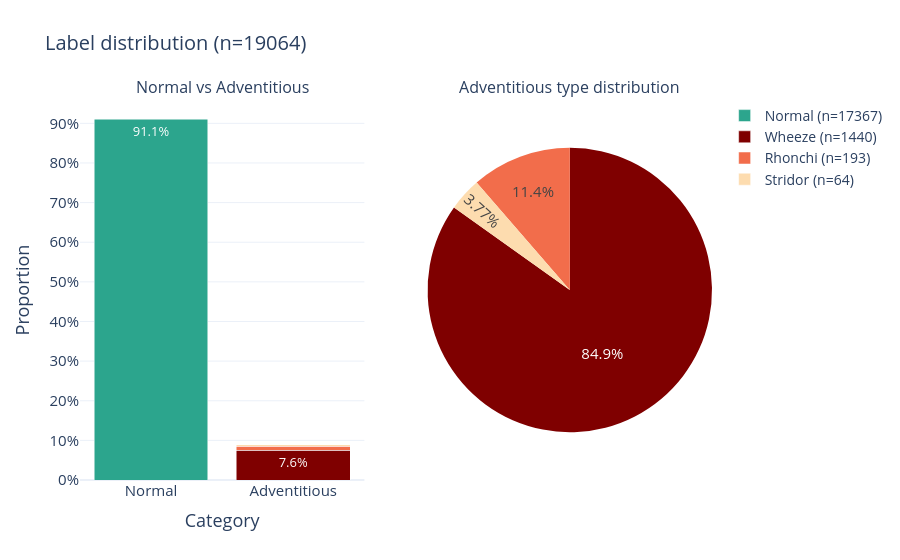

Source (notebook cell):
### Markdown cell above
### 3.2. Label distribution

### Code cell
# --- 1. Preparar datos ---
total_n = len(df)

counts = df.groupby(["category", "label"]).size().reset_index(name="count")
counts["proportion"] = counts["count"] / total_n

adv_counts = (
    df[df["label"] != "Normal"]["label"]
    .value_counts(normalize=True)
    .rename_axis("label")
    .reset_index(name="proportion")
)

adv_order = adv_counts.sort_values("proportion", ascending=False)["label"].tolist()
labels_order = ["Normal"] + adv_order

# --- 2. Paleta temática: verde-azulado para Normal, gradiente cálido (rojo->amarillo claro)
#     para adventicios, del más frecuente (más intenso) al menos frecuente (más claro) ---
n_adv = len(adv_order)
adv_colors = pc.sample_colorscale(
    "OrRd", [1 - 0.8 * (i / max(n_adv - 1, 1)) for i in range(n_adv)]
)
color_map = {"Normal": "#2CA58D"}
color_map.update({lab: c for lab, c in zip(adv_order, adv_colors)})

# --- 3. Crear figura ---
fig = make_subplots(
    rows=1, cols=2,
    subplot_titles=("Normal vs Adventitious", "Adventitious type distribution"),
    specs=[[{"type": "bar"}, {"type": "domain"}]],
)

# --- Subplot 1: barra apilada. Solo mostramos texto si el segmento es >= 4% ---
TEXT_THRESHOLD = 0.04
for lab in labels_order:
    sub = counts[counts["label"] == lab]
    if sub.empty:
        continue
    texts = sub["proportion"].map(lambda p: f"{p:.1%}" if p >= TEXT_THRESHOLD else "")
    fig.add_trace(
        go.Bar(
            x=sub["category"],
            y=sub["proportion"],
            name=f"{lab} (n={sub['count'].sum()})",
            marker_color=color_map[lab],
            legendgroup=lab,
            text=texts,
            textposition="inside",
            textfont=dict(size=13, color="white"),
            hovertemplate=f"{lab}: %{{y:.1%}}<extra></extra>",
        ),
        row=1, col=1
    )

# --- Subplot 2: pie, sin labels, solo % con posicionamiento automático (evita solapes) ---
fig.add_trace(
    go.Pie(
        labels=adv_counts["label"],
        values=adv_counts["proportion"],
        name="Adventitious",
        marker_colors=[color_map[lab] for lab in adv_counts["label"]],
        textinfo="percent",
        textposition="auto",
        showlegend=False,
        sort=False,  # respeta el orden de más a menos que ya trae adv_counts... 
    ),
    row=1, col=2
)
# aseguramos orden más->menos en el pie también
fig.data[-1].labels = adv_order
fig.data[-1].values = [adv_counts.set_index("label").loc[lab, "proportion"] for lab in adv_order]
fig.data[-1].marker.colors = [color_map[lab] for lab in adv_order]

# --- 4. Layout ---
fig.update_layout(
    template="plotly_white",
    barmode="stack",
    title_text=f"Label distribution (n={total_n})",
    showlegend=True,
    legend=dict(traceorder="normal", font=dict(size=14)),
    font=dict(size=15),
    title_font=dict(size=20),
    plot_bgcolor="white",
)
fig.update_annotations(font_size=16)

fig.update_xaxes(
    title_text="Category",
    categoryorder="array",
    categoryarray=["Normal", "Adventitious"],
    row=1, col=1
)
fig.update_yaxes(title_text="Proportion", tickformat=".0%", row=1, col=1)

fig.show()
fig.write_image("assets/filtered/label_distribution.png", scale=5)

### Figure 1 — Plotly figure (JSON) as saved in the notebook; plotly's stock layout.template omitted (floating-point values rounded to 4 significant figures)
{"data": [{"hovertemplate": "Normal: %{y:.1%}<extra></extra>", "legendgroup": "Normal", "marker": {"color": "#2CA58D"}, "name": "Normal (n=17367)", "text": ["91.1%"], "textfont": {"color": "white", "size": 13}, "textposition": "inside", "type": "bar", "x": ["Normal"], "xaxis": "x", "y": [0.911], "yaxis": "y"}, {"hovertemplate": "Wheeze: %{y:.1%}<extra></extra>", "legendgroup": "Wheeze", "marker": {"color": "rgb(127, 0, 0)"}, "name": "Wheeze (n=1440)", "text": ["7.6%"], "textfont": {"color": "white", "size": 13}, "textposition": "inside", "type": "bar", "x": ["Adventitious"], "xaxis": "x", "y": [0.07554], "yaxis": "y"}, {"hovertemplate": "Rhonchi: %{y:.1%}<extra></extra>", "legendgroup": "Rhonchi", "marker": {"color": "rgb(242, 109, 75)"}, "name": "Rhonchi (n=193)", "text": [""], "textfont": {"color": "white", "size": 13}, "textposition": "inside", "type": "bar", "x": ["Adventitious"], "xaxis": "x", "y": [0.01012], "yaxis": "y"}, {"hovertemplate": "Stridor: %{y:.1%}<extra></extra>", "legendgroup": "Stridor", "marker": {"color": "rgb(253, 220, 175)"}, "name": "Stridor (n=64)", "text": [""], "textfont": {"color": "white", "size": 13}, "textposition": "inside", "type": "bar", "x": ["Adventitious"], "xaxis": "x", "y": [0.003357], "yaxis": "y"}, {"domain": {"x": [0.55, 1], "y": [0, 1]}, "labels": ["Wheeze", "Rhonchi", "Stridor"], "marker": {"colors": ["rgb(127, 0, 0)", "rgb(242, 109, 75)", "rgb(253, 220, 175)"]}, "name": "Adventitious", "showlegend": false, "sort": false, "textinfo": "percent", "textposition": "auto", "type": "pie", "values": [0.8486, 0.1137, 0.03771]}], "layout": {"annotations": [{"font": {"size": 16}, "showarrow": false, "text": "Normal vs Adventitious", "x": 0.225, "xanchor": "center", "xref": "paper", "y": 1, "yanchor": "bottom", "yref": "paper"}, {"font": {"size": 16}, "showarrow": false, "text": "Adventitious type distribution", "x": 0.775, "xanchor": "center", "xref": "paper", "y": 1, "yanchor": "bottom", "yref": "paper"}], "barmode": "stack", "font": {"size": 15}, "legend": {"font": {"size": 14}, "traceorder": "normal"}, "plot_bgcolor": "white", "showlegend": true, "title": {"font": {"size": 20}, "text": "Label distribution (n=19064)"}, "xaxis": {"anchor": "y", "categoryarray": ["Normal", "Adventitious"], "categoryorder": "array", "domain": [0, 0.45], "title": {"text": "Category"}}, "yaxis": {"anchor": "x", "domain": [0, 1], "tickformat": ".0%", "title": {"text": "Proportion"}}}}
